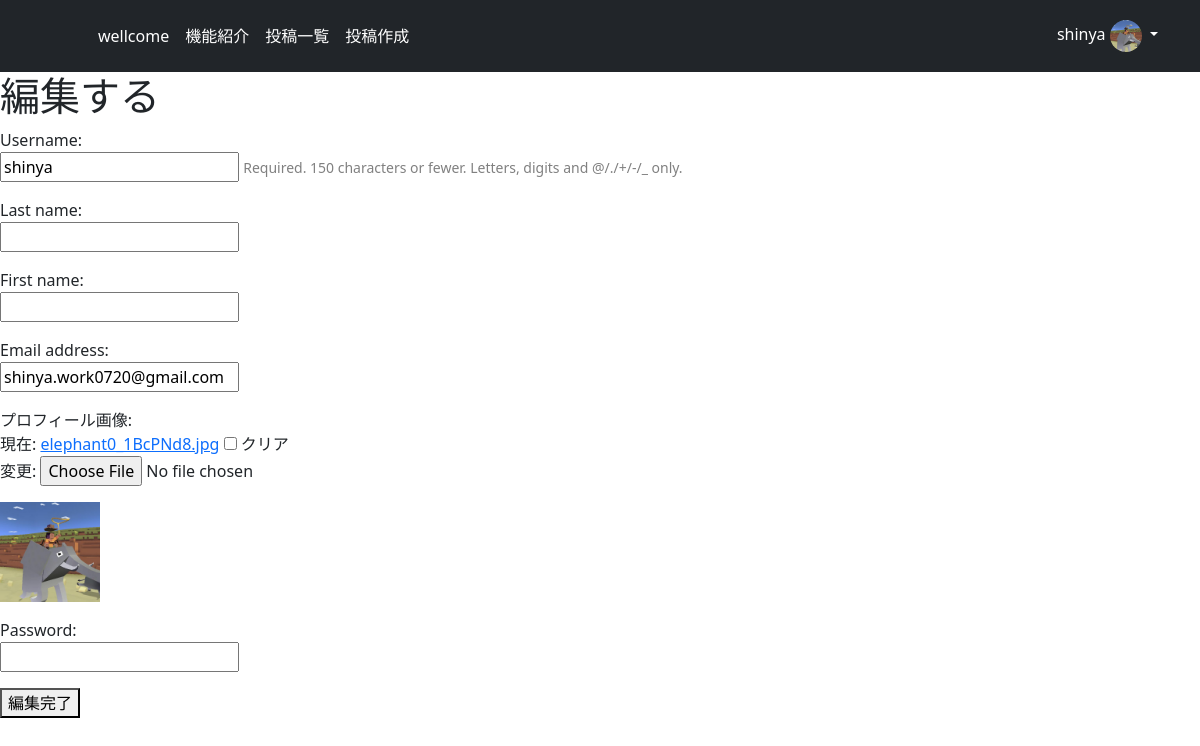
The page /user_update/1 (signed in) on the database as committed earlier.
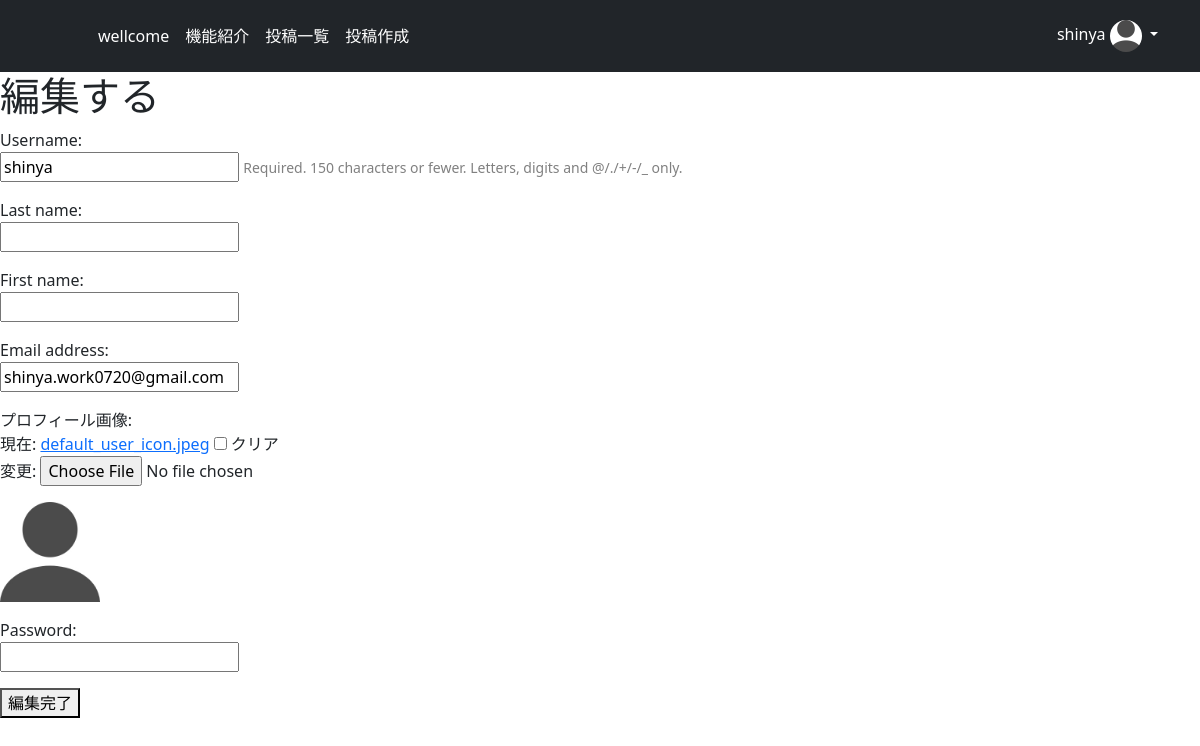
The same page on the database as committed later.
### minimal/models.py (models this page shows)
class CustomUser(AbstractUser):
    image = models.ImageField(upload_to='', blank=True, null=True, verbose_name='プロフィール画像', default='default_user_icon.jpeg')

### minimal/views.py (the view)
# urls.py: path('user_update/<int:pk>', views.user_update, name='user_update'),
@login_required
def user_update(request, pk):
    if pk:
        user = get_object_or_404(CustomUser, pk=pk)
    else:
        user = CustomUser()
    if user.id == request.user.id:
        initial_data = {
            'username': user.username,
            'last_name': user.last_name,
            'first_name': user.first_name,
            'email': user.email,
            'password': '',
        }
        if request.method == 'POST':
            form = UserUpdateForm(request.POST, request.FILES, instance=user)
            if form.is_valid():
                user = form.save(commit=False)
                username = form.cleaned_data['username']
                password = form.cleaned_data['password']
                user.set_password(password)
                user.save()
                user = authenticate(username=username, password=password)
                login(request, user)
                return redirect('list')
        else:
            form = UserUpdateForm(initial=initial_data, instance=user)
        return render(request, 'user_update.html', {'form': form, 'user': user})
    else:
        return redirect('home')

### minimal/forms.py
class UserUpdateForm(forms.ModelForm):
    class Meta:
        model = CustomUser
        fields = ('username', 'last_name', 'first_name', 'email', 'image', 'password')

### templates/user_update.html (shortened to what this page needs)
{% extends 'base.html' %}
{% block content %}
  <h1>編集する</h1>
  <form method="post" enctype="multipart/form-data">
    {% for field in form %}
    <p>
        {{ field.label_tag }}<br>
        {{ field }}
        {% if field.help_text %}
          <small style="color: grey">{{ field.help_text }}</small>
        {% endif %}
        {% if field.name == 'image' %}
        <p><img src="{{ user.image.url }}" width=100></p>
        {% endif %}
    </p>
    {% endfor %}
    <button type="submit">編集完了</button>
  </form>
{% endblock %}

### templates/base.html (shortened to what this page needs)
{% load static %}
<!doctype html>
<html lang="ja">
  <head>
    <link href="https://cdn.jsdelivr.net/npm/bootstrap@5.0.0-beta1/dist/css/bootstrap.min.css" rel="stylesheet">
    {% block customcss %}
    <link href="{% static 'header.css' %}" rel="stylesheet">
    {% endblock customcss %}
  </head>
  <body>
    <header class="p-3 bg-dark text-white">
      <div class="container">
        <div class="d-flex flex-wrap align-items-center justify-content-center justify-content-lg-start">
          <a href="/" class="d-flex align-items-center mb-2 mb-lg-0 text-white text-decoration-none">
          <svg class="bi me-2" width="40" height="32"><use xlink:href="#bootstrap"/></svg>
          </a>
          <ul class="nav col-12 col-lg-auto me-lg-auto mb-2 justify-content-center mb-md-0">
            <li><a href="{% url 'index' %}" class="nav-link px-2 text-white">wellcome</a></li>
            <li><a href="#" class="nav-link px-2 text-white">機能紹介</a></li>
            <li><a href="{% url 'list' %}" class="nav-link px-2 text-white">投稿一覧</a></li>
            {% if request.user.is_authenticated %}
            <li><a href="{% url 'create' %}" class="nav-link px-2 text-white">投稿作成</a></li>
            {% endif %}
          </ul>
      {% if request.user.is_authenticated %}
          <div class="dropdown text-end">
            <a href="#" class="d-block link-dark text-decoration-none dropdown-toggle" id="dropdownUser1" data-bs-toggle="dropdown" aria-expanded="false">
            {{ request.user }}
            <img src="{{ request.user.image.url }}" alt="mdo" width="32" height="32" class="rounded-circle">
            </a>
          </div>
      {% else %}
          <div class="text-end">
            <a href="{% url 'login' %}"><button type="button" class="btn btn-outline-light me-2">Login</button></a>
            <a href="{% url 'signup' %}"><button type="button" class="btn btn-warning">Sign-up</button></a>
          </div>
      {% endif %}
        </div>
      </div>
    </header>
    {% block content %}
    {% endblock content %}
</body>

Rows that differ between the two databases and show on the page:
changed CustomUser "shinya": user.image: picture removed, a placeholder shows; image: picture removed, a placeholder shows
Other text that changed with them:
text no longer shown: "現在: elephant0_1BcPNd8.jpg クリア 変更:"
text now shown: "現在: default_user_icon.jpeg クリア 変更:"
